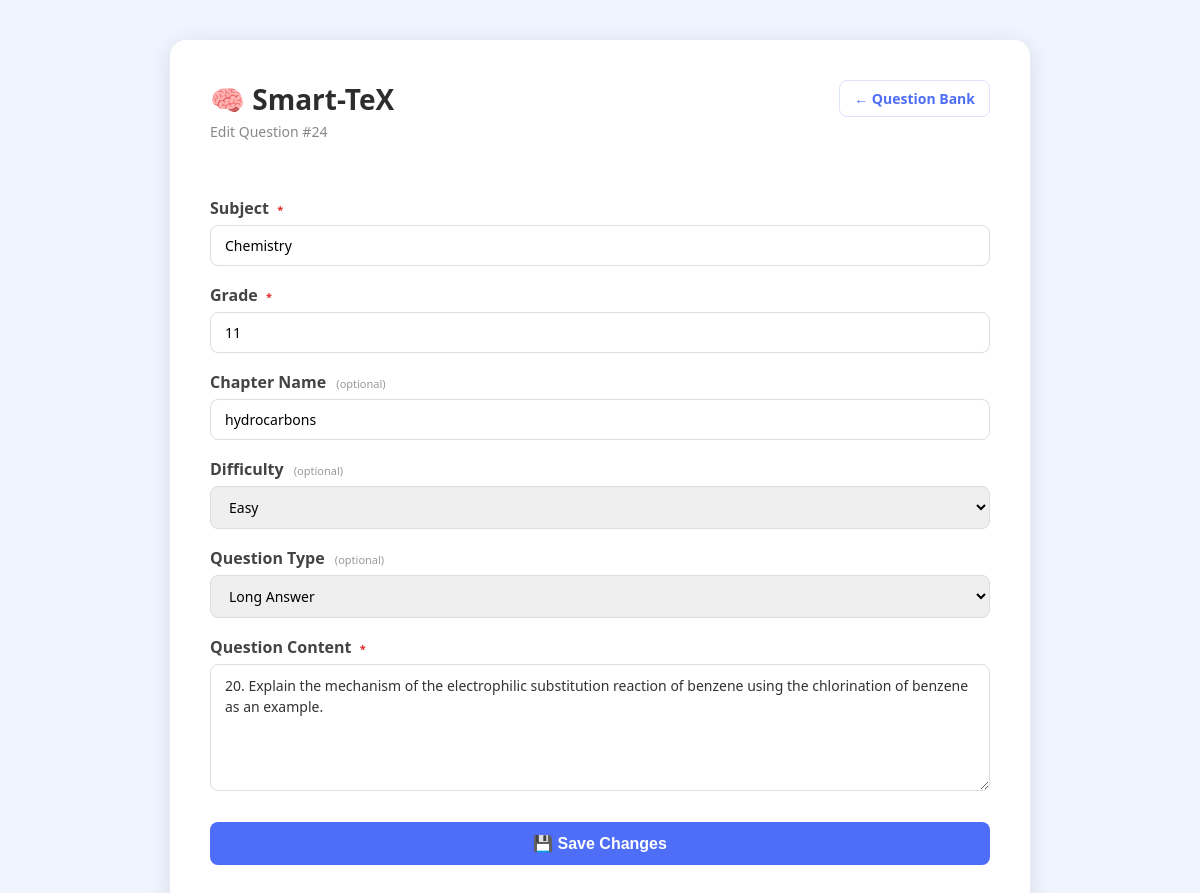
Screenshot of /questions/edit/24 with the database file from the repository.
### app.py (models this page shows, shortened)
class Question(db.Model):
    __tablename__ = "questions"
    id            = db.Column(db.Integer, primary_key=True, autoincrement=True)
    subject       = db.Column(db.Text, nullable=False)
    grade         = db.Column(db.Text, nullable=False)
    chapter_name  = db.Column(db.Text, nullable=True)
    difficulty    = db.Column(db.Text, nullable=True)
    question_type = db.Column(db.Text, nullable=True)
    content       = db.Column(db.Text, nullable=False)
    paper_id      = db.Column(db.Integer, db.ForeignKey("papers.id"), nullable=True)
    __table_args__ = (
        db.Index("ix_questions_subject",    "subject"),
        db.Index("ix_questions_grade",      "grade"),
        db.Index("ix_questions_difficulty", "difficulty"),
    )

### app.py (the view, shortened to what this page needs)
@app.route("/questions/edit/<int:question_id>", methods=["GET", "POST"])
def edit_question(question_id):
    question = Question.query.get_or_404(question_id)
    return render_template("edit_question.html", question=question,
                           error=None, form_data={})

### templates/edit_question.html (shortened to what this page needs)
<!DOCTYPE html>
<html lang="en">
<head>
    <link rel="stylesheet" href="/static/style.css">
</head>
<body>
    <div class="container">
        <div class="past-papers-header">
            <div>
                <h1>🧠 Smart-TeX</h1>
                <p class="subtitle">Edit Question #{{ question.id }}</p>
            </div>
            <a href="/questions" class="nav-link">← Question Bank</a>
        </div>
        <form action="/questions/edit/{{ question.id }}" method="POST">
            <div class="form-group">
                <label>Subject <span class="required-tag">*</span></label>
                <input type="text" name="subject"
                       value="{{ form_data.get('subject', question.subject) }}"
                       placeholder="e.g. Mathematics" required>
            </div>
            <div class="form-group">
                <label>Grade <span class="required-tag">*</span></label>
                <input type="text" name="grade"
                       value="{{ form_data.get('grade', question.grade) }}"
                       placeholder="e.g. Grade 8" required>
            </div>
            <div class="form-group">
                <label>Chapter Name <span class="optional-tag">(optional)</span></label>
                <input type="text" name="chapter_name"
                       value="{{ form_data.get('chapter_name', question.chapter_name or '') }}"
                       placeholder="e.g. Chapter 4 – Fractions">
            </div>
            <div class="form-group">
                <label>Difficulty <span class="optional-tag">(optional)</span></label>
                {% set current_diff = form_data.get('difficulty', question.difficulty or '') %}
                <select name="difficulty">
                    <option value="Easy"   {% if current_diff == 'Easy'   %}selected{% endif %}>Easy</option>
                </select>
            </div>
            <div class="form-group">
                <label>Question Type <span class="optional-tag">(optional)</span></label>
                {% set current_type = form_data.get('question_type', question.question_type or '') %}
                <select name="question_type">
                    <option value="Long Answer"        {% if current_type == 'Long Answer'        %}selected{% endif %}>Long Answer</option>
                </select>
            </div>
            <div class="form-group">
                <label>Question Content <span class="required-tag">*</span></label>
                <textarea name="content" rows="5"
                          placeholder="Type the full question here..." required>{{ form_data.get('content', question.content) }}</textarea>
            </div>
            <button type="submit">💾 Save Changes</button>
        </form>
    </div>
</body>
</html>

### static/style.css (style rules this page uses)
* { box-sizing: border-box; margin: 0; padding: 0; }
body { font-family: 'Segoe UI', sans-serif; background: #f0f4ff; display: flex; justify-content: center; align-items: flex-start; min-height: 100vh; padding: 40px 16px; }
.container { background: white; padding: 40px; border-radius: 16px; box-shadow: 0 4px 24px rgba(0,0,0,0.1); width: 100%; max-width: 860px; }
h1 { font-size: 28px; color: #2d2d2d; margin-bottom: 4px; }
.subtitle { color: #888; margin-bottom: 28px; font-size: 14px; }
.form-group { margin-bottom: 18px; }
.form-group label { display: block; font-weight: 600; margin-bottom: 6px; color: #444; }
input, select, textarea { width: 100%; padding: 10px 14px; border: 1px solid #ddd; border-radius: 8px; font-size: 14px; outline: none; transition: border 0.2s; font-family: 'Segoe UI', sans-serif; }
textarea { resize: vertical; min-height: 80px; line-height: 1.5; color: #333; }
button { width: 100%; padding: 12px; background: #4f6ef7; color: white; border: none; border-radius: 8px; font-size: 16px; font-weight: 600; cursor: pointer; margin-top: 8px; transition: background 0.2s; }
.optional-tag { font-size: 11px; font-weight: 400; color: #999; margin-left: 6px; }
.past-papers-header { display: flex; align-items: flex-start; justify-content: space-between; margin-bottom: 28px; }
.nav-link { font-size: 14px; font-weight: 600; color: #4f6ef7; text-decoration: none; padding: 8px 14px; border: 1px solid #dde2ff; border-radius: 8px; transition: background 0.2s; white-space: nowrap; }
.required-tag { font-size: 11px; font-weight: 600; color: #dc2626; margin-left: 4px; }

### rows the page displays
Question: id "24", subject "Chemistry", grade "11", chapter_name "hydrocarbons", difficulty "Easy", question_type "Long Answer", content "20. Explain the mechanism of the electrophilic substitution reaction of benzene using the chlorination of benzene as an example."
